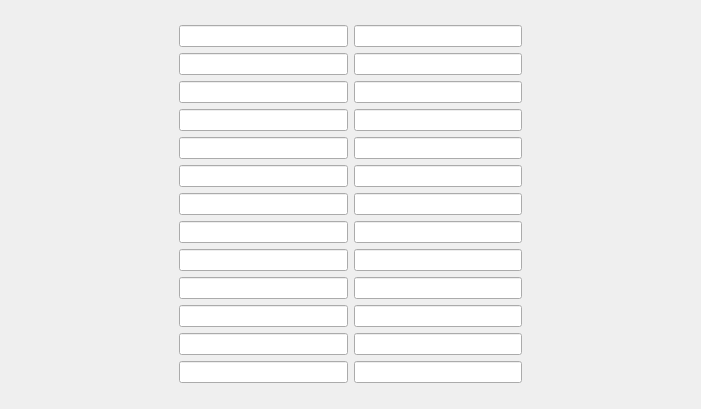
<?xml version="1.0" encoding="UTF-8"?>
<ui version="4.0">
 <class>Form</class>
 <widget class="QWidget" name="Form">
  <property name="geometry">
   <rect>
    <x>0</x>
    <y>0</y>
    <width>701</width>
    <height>409</height>
   </rect>
  </property>
  <property name="windowTitle">
   <string>Form</string>
  </property>
  <layout class="QGridLayout" name="gridLayout">
   <item row="0" column="1">
    <spacer name="verticalSpacer">
     <property name="orientation">
      <enum>Qt::Vertical</enum>
     </property>
     <property name="sizeHint" stdset="0">
      <size>
       <width>20</width>
       <height>19</height>
      </size>
     </property>
    </spacer>
   </item>
   <item row="1" column="1">
    <widget class="QLineEdit" name="lineEdit_1"/>
   </item>
   <item row="1" column="2">
    <widget class="QLineEdit" name="lineEdit_2"/>
   </item>
   <item row="3" column="1">
    <widget class="QLineEdit" name="lineEdit_3"/>
   </item>
   <item row="3" column="2">
    <widget class="QLineEdit" name="lineEdit_4"/>
   </item>
   <item row="4" column="1">
    <widget class="QLineEdit" name="lineEdit_5"/>
   </item>
   <item row="4" column="2">
    <widget class="QLineEdit" name="lineEdit_6"/>
   </item>
   <item row="5" column="1">
    <widget class="QLineEdit" name="lineEdit_7"/>
   </item>
   <item row="5" column="2">
    <widget class="QLineEdit" name="lineEdit_8"/>
   </item>
   <item row="6" column="1">
    <widget class="QLineEdit" name="lineEdit_9"/>
   </item>
   <item row="6" column="2">
    <widget class="QLineEdit" name="lineEdit_10"/>
   </item>
   <item row="7" column="0">
    <spacer name="horizontalSpacer">
     <property name="orientation">
      <enum>Qt::Horizontal</enum>
     </property>
     <property name="sizeHint" stdset="0">
      <size>
       <width>163</width>
       <height>20</height>
      </size>
     </property>
    </spacer>
   </item>
   <item row="7" column="1">
    <widget class="QLineEdit" name="lineEdit_11"/>
   </item>
   <item row="7" column="2">
    <widget class="QLineEdit" name="lineEdit_12"/>
   </item>
   <item row="7" column="3">
    <spacer name="horizontalSpacer_2">
     <property name="orientation">
      <enum>Qt::Horizontal</enum>
     </property>
     <property name="sizeHint" stdset="0">
      <size>
       <width>163</width>
       <height>20</height>
      </size>
     </property>
    </spacer>
   </item>
   <item row="8" column="1">
    <widget class="QLineEdit" name="lineEdit_13"/>
   </item>
   <item row="8" column="2">
    <widget class="QLineEdit" name="lineEdit_14"/>
   </item>
   <item row="9" column="1">
    <widget class="QLineEdit" name="lineEdit_15"/>
   </item>
   <item row="9" column="2">
    <widget class="QLineEdit" name="lineEdit_16"/>
   </item>
   <item row="10" column="1">
    <widget class="QLineEdit" name="lineEdit_17"/>
   </item>
   <item row="10" column="2">
    <widget class="QLineEdit" name="lineEdit_18"/>
   </item>
   <item row="11" column="1">
    <widget class="QLineEdit" name="lineEdit_19"/>
   </item>
   <item row="11" column="2">
    <widget class="QLineEdit" name="lineEdit_20"/>
   </item>
   <item row="12" column="1">
    <widget class="QLineEdit" name="lineEdit_21"/>
   </item>
   <item row="12" column="2">
    <widget class="QLineEdit" name="lineEdit_22"/>
   </item>
   <item row="13" column="1">
    <widget class="QLineEdit" name="lineEdit_23"/>
   </item>
   <item row="13" column="2">
    <widget class="QLineEdit" name="lineEdit_24"/>
   </item>
   <item row="14" column="1">
    <widget class="QLineEdit" name="lineEdit_25"/>
   </item>
   <item row="14" column="2">
    <widget class="QLineEdit" name="lineEdit_26"/>
   </item>
   <item row="15" column="1">
    <spacer name="verticalSpacer_2">
     <property name="orientation">
      <enum>Qt::Vertical</enum>
     </property>
     <property name="sizeHint" stdset="0">
      <size>
       <width>20</width>
       <height>19</height>
      </size>
     </property>
    </spacer>
   </item>
  </layout>
 </widget>
 <resources/>
 <connections/>
</ui>
